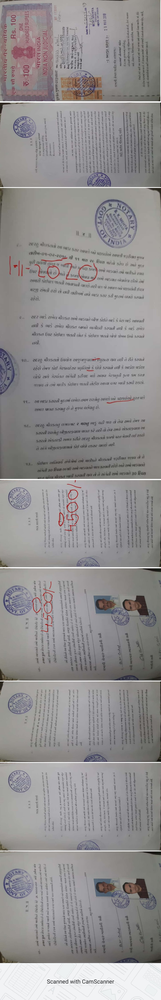
#> input picture input.png, 161 x 1000 px, shrunk from 1000 x 6199 before the run
$ python imagesquare.py
#> lines starting #> are read from the running program, lines starting #| are printed output that depends on the picture
import os
import glob

from PIL import Image, ImageDraw, ImageFilter

im = Image.open('input.png')
#> im is the input picture: PIL image 161x1000 RGB; mean R, G, B 146.4, 144, 144.8
thumb_width = 150


def crop_center(pil_img, crop_width, crop_height):
#> called with crop_width = 150, crop_height = 150
    img_width, img_height = pil_img.size
#> img_width = 161; img_height = 1000
    return pil_img.crop(((img_width - crop_width) // 2,
                         (img_height - crop_height) // 2,
                         (img_width + crop_width) // 2,
                         (img_height + crop_height) // 2))
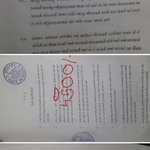
#> returned value: PIL image 150x150 RGB; mean R, G, B 142.6, 141, 141.7

im_thumb = crop_center(im, thumb_width, thumb_width)
im_thumb.save('square.png', quality=95)
